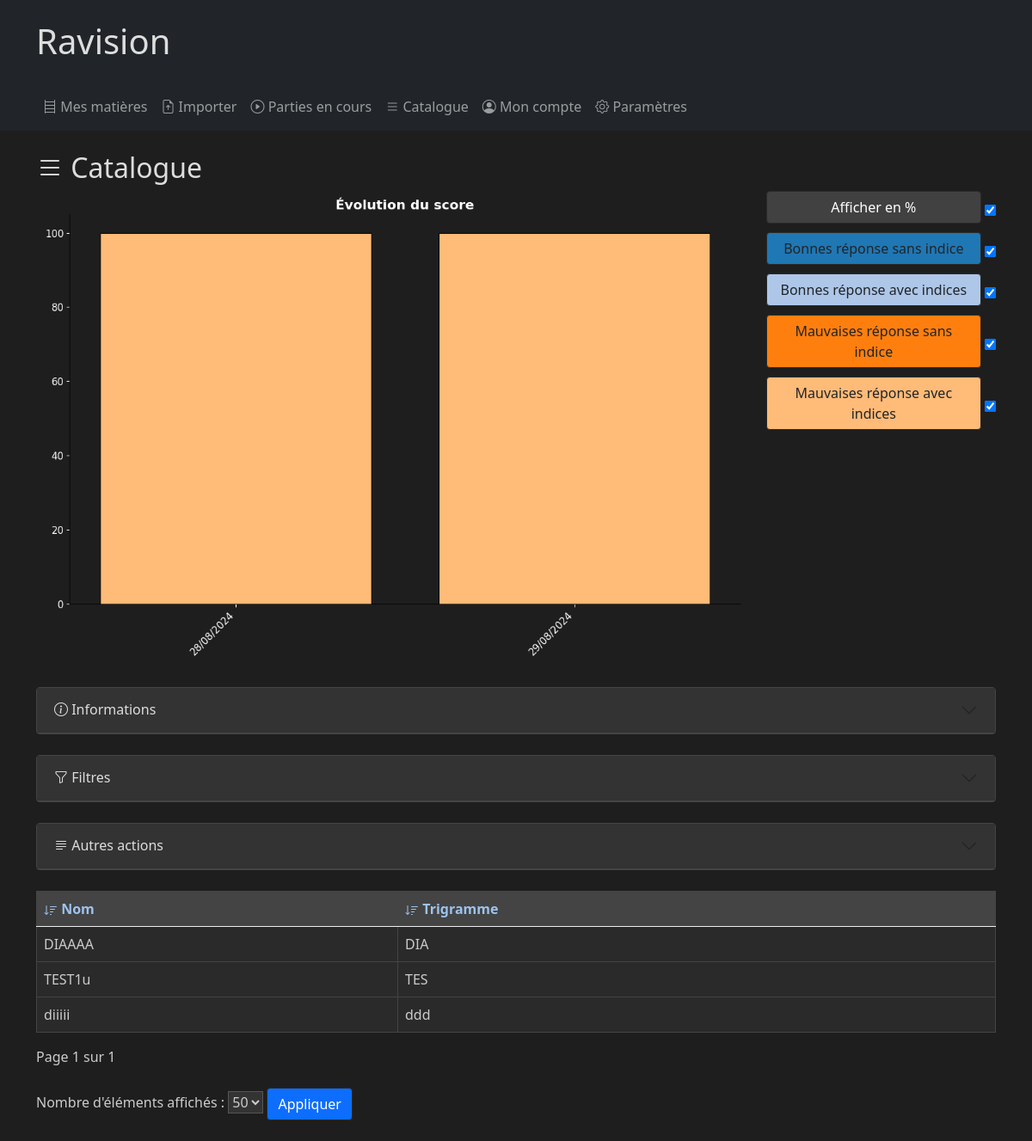
Screenshot of /quizz/catalogue/ (signed in) with the database file from the repository.
### quizz/models.py (models this page shows, shortened)
class Subject(models.Model):
    private = models.BooleanField(default=False)
    name = models.CharField(max_length = 255,default="")
    short_name = models.CharField(max_length = 3,default="",unique=True)
    user = models.ForeignKey(User, on_delete=models.CASCADE, null=True)
    creation_date = models.DateField(null=True, default=None, blank=True)
    last_change_date = models.DateField(null=True, default=None, blank=True)
    def as_dict(self):
        return {
            'name': self.name,
            'short_name': self.short_name
        }

### quizz/views.py (the view)
# urls.py: path('catalogue/', views.catalogue, name='catalogue'),
def catalogue(request):
    filterForm = SubjectFilterForm(request.GET)
    subjects = Subject.objects.filter(private=False)
    tests = Test.objects.filter(question__lecture__subject__in=subjects)
    if filterForm.is_valid():
        subjects = filterForm.filter_queryset(subjects)
    if request.user.is_authenticated:
        info = {_('Amount of subjects'):subjects.count(),
        _('Amount of lectures'):Lecture.objects.filter(subject__in=subjects).count(),
        _('Amount of questions'):Question.objects.filter(lecture__subject__in=subjects).count()}
        info, chart = get_info_chart(request,info,tests)
    else :
        info, chart = None, None
    subjects = paginate_children(request,subjects)
    fields = {'name':_('Name'),'short_name':_('Trigram')}
    action = 'catalogue'
    context = prepare_render_context(action, filterForm, subjects, request, fields, childurl='subject', chart=chart, gameurl=None, property=False, info=info)
    return update_page(request,chart,action,context)

### quizz/forms.py (called while the page is built)
    def filter_queryset(self, queryset, **kwargs):
        filters = {}
        for field in self.fields:
            if self.cleaned_data.get(field):
                filters[f"{field}__icontains"] = self.cleaned_data.get(field)
        return queryset.filter(**filters, **kwargs)

### quizz/utils.py (called while the page is built)
def get_custom_scores(tests, request):
    values = ['1', None]
    percentage = (request.GET.get('percentage') in values)
    show_correct_without_hint = (request.GET.get('show_correct_without_hint') in values)
    show_correct_with_hint = (request.GET.get('show_correct_with_hint') in values)
    show_incorrect_without_hint = (request.GET.get('show_incorrect_without_hint') in values)
    show_incorrect_with_hint = (request.GET.get('show_incorrect_with_hint') in values)
    return get_scores(tests, percentage, show_correct_without_hint, show_correct_with_hint, show_incorrect_without_hint, show_incorrect_with_hint, request.dark_mode)

def getChildrenPerPage(request):
    return request.GET.get('children_per_page', DEFAULT_PER_PAGE)

def ajax_check(request):
    return request.headers.get('X-Requested-With') == 'XMLHttpRequest'

def paginate_children(request,children):
    return paginate_queryset(children.order_by(f"{'-' if request.GET.get('order', 'asc') == 'desc' else ''}{request.GET.get('sort_by', 'name')}"), request, getChildrenPerPage(request))

def update_page(request,chart,action,context):
    if ajax_check(request):
        return update_chart(request,chart)
    return render(request, f'quizz/{action}.html', context)

def paginate_queryset(queryset, request, per_page=10):
    paginator = Paginator(queryset, per_page)
    page_number = request.GET.get('page')
    try:
        return paginator.page(page_number)
    except PageNotAnInteger:
        return paginator.page(1)
    except EmptyPage:
        return paginator.page(paginator.num_pages)

def all_test_count(tests,user_tests):
    return {_('Amount of attempts'):tests.count(),
            _('Amount of successful attempts'):tests.filter(correct=True).count(),
            _('My amount of attempts'):user_tests.count(),
            _('My amount of successful attempts'):user_tests.filter(correct=True).count()}

def get_info_chart(request,info,tests):
    user = request.user
    user_tests = tests.filter(user=user)
    chart = get_custom_scores(user_tests, request)
    info.update(all_test_count(tests,user_tests))
    return info, chart

### quizz/templates/quizz/catalogue.html
{% extends 'quizz/base.html' %}
{% load i18n %}
{% block content %}
<h2><i class="bi bi-list"></i> {%trans "Catalog"%}</h2>
{% include 'quizz/object.html' %}
{% endblock %}

### quizz/templates/quizz/object.html (shortened to what this page needs)
{% block content %}
{% load i18n %}
{% if chart %}
<div id="chart-container">
{% include 'quizz/object_content/graph.html' %}
<form method="get" id="score-form">
    <label for="percentage" id="label-percentage" class="btn label {% if request.GET.percentage in defaultvis %}label-white{% else %}label-grey{% endif %}">
        {% trans "show in percent" %}</label>
    <input type="checkbox" id="percentage" name="percentage" value="1"
        {% if request.GET.percentage in defaultvis %}checked{% endif %}
        onchange="submitFormAjax();toggleLabelColor('#label-percentage','label-white');">
    <br />
    <label for="show_correct_without_hint" id="label-cwo" class="btn label {% if request.GET.show_correct_without_hint in defaultvis %}label-navy{% else %}label-grey{% endif %}">{% trans "Good answers without hint" %}</label>
    <input type="checkbox" id="show_correct_without_hint" name="show_correct_without_hint" value="1"
        {% if request.GET.show_correct_without_hint in defaultvis %}checked{% endif %}
        onchange="submitFormAjax();toggleLabelColor('#label-cwo','label-navy');">
    <br />
    <label for="show_correct_with_hint" id="label-cwi" class="btn label {% if request.GET.show_correct_with_hint in defaultvis %}label-blue{% else %}label-grey{% endif %}">{% trans "Good answers with hint" %}</label>
    <input type="checkbox" id="show_correct_with_hint" name="show_correct_with_hint" value="1"
        {% if request.GET.show_correct_with_hint in defaultvis %}checked{% endif %}
        onchange="submitFormAjax();toggleLabelColor('#label-cwi','label-blue');">
    <br />
    <label for="show_incorrect_without_hint" id="label-iwo" class="btn label {% if request.GET.show_incorrect_without_hint in defaultvis %}label-red{% else %}label-grey{% endif %}">{% trans "Wrong answers without hint" %}</label>
    <input type="checkbox" id="show_incorrect_without_hint" name="show_incorrect_without_hint" value="1"
        {% if request.GET.show_incorrect_without_hint in defaultvis %}checked{% endif %}
        onchange="submitFormAjax();toggleLabelColor('#label-iwo','label-red');">
    <br />
    <label for="show_incorrect_with_hint" id="label-iwi" class="btn label {% if request.GET.show_incorrect_with_hint in defaultvis %}label-orange{% else %}label-grey{% endif %}">{% trans "Wrong answers with hint" %}</label>
    <input type="checkbox" id="show_incorrect_with_hint" name="show_incorrect_with_hint" value="1"
        {% if request.GET.show_incorrect_with_hint in defaultvis %}checked{% endif %}
        onchange="submitFormAjax();toggleLabelColor('#label-iwi','label-orange');">
</form>
</div>
{% endif %}
<br />
{% if info %}
{% include 'quizz/object_content/info.html'%}
{% endif %}
{% if forms.filter %}
<br />
<div class="accordion" id="filterAccordion2">
    <div class="accordion-item">
        <h2 class="accordion-header" id="filterHeading2">
            <button class="accordion-button collapsed" type="button" data-bs-toggle="collapse" data-bs-target="#filterCollapse2" aria-expanded="true" aria-controls="filterCollapse2">
                <i class="bi bi-funnel"></i>&nbsp;{%trans "Filters"%}
            </button>
        </h2>
    </div>
</div>
{% endif %}
<br />
<div class="accordion" id="filterAccordion3">
    <div class="accordion-item">
        <h2 class="accordion-header" id="filterHeading3">
            <button class="accordion-button collapsed" type="button" data-bs-toggle="collapse" data-bs-target="#filterCollapse3" aria-expanded="true" aria-controls="filterCollapse3">
                <i class="bi bi-justify-left"></i>&nbsp;{%trans "Other actions"%}
            </button>
        </h2>
    </div>
</div>
<br />
<table class="table">
    <thead>
        <tr>
            {% for field, label in fields.items %}
            <th>
                <a style="text-decoration:none" href="?sort_by={{ field }}&order={% if sort_by == field %}{% if order == 'desc' %}asc{% else %}desc{% endif %}{% else %}asc{% endif %}&children_per_page={{children_per_page}}">
                    <svg xmlns="http://www.w3.org/2000/svg" width="16" height="16" fill="currentColor" class="bi bi-sort-down{% if sort_by == field %} {% if order == 'desc' %}rotate180{% endif %}{% endif %}" viewBox="0 0 16 16">
                        <path d="M3.5 2.5a.5.5 0 0 0-1 0v8.793l-1.146-1.147a.5.5 0 0 0-.708.708l2 1.999.007.007a.497.497 0 0 0 .7-.006l2-2a.5.5 0 0 0-.707-.708L3.5 11.293zm3.5 1a.5.5 0 0 1 .5-.5h7a.5.5 0 0 1 0 1h-7a.5.5 0 0 1-.5-.5M7.5 6a.5.5 0 0 0 0 1h5a.5.5 0 0 0 0-1zm0 3a.5.5 0 0 0 0 1h3a.5.5 0 0 0 0-1zm0 3a.5.5 0 0 0 0 1h1a.5.5 0 0 0 0-1z"/>
                    </svg>
                 {{ label }}</a>
            </th>
            {% endfor %}
        </tr>
    </thead>
    <tbody>
        {% for object in children %}
        <tr class="object-row" data-url="{% url urls.child id=object.id%}">
            {% for key, value in object.as_dict.items %}
            <td>{{ value|default:"<span style='color: darkred;font-weight: bold;'>?</span>" }}</td>
            {% endfor %}
        </tr>
        {% endfor %}
    </tbody>
</table>
{% if children %}
<div class="pagination">
    <span class="step-links">
        <span class="current">
            {%trans "Page"%} {{ children.number }} {%trans "-page- of"%} {{ children.paginator.num_pages }}
        </span>
    </span>
</div>
<br />
<form method="get" action="{% if object.id %}{% url urls.action id=object.id%}{% else %}{% url urls.action %}{% endif %}">
    <label for="children_per_page">{%trans "Number of displayed elements"%} :</label>
    <select name="children_per_page" id="children_per_page">
        {% for option in amounts_of_children %}
            <option value="{{ option }}" {% if children_per_page == option %} selected {% endif %}>{{ option }}</option>
        {% endfor %}
    </select>
    <button type="submit" class="btn btn-primary">{%trans "Apply"%}</button>
</form>
<br />
{% endif %}
{% endblock %}

### quizz/static/quizz/style.css (style rules this page uses)
#chart-container { display: flex; flex-wrap: wrap; }
body.dark-mode { background-color: #1e1e1e; color: #ccc; }
body.dark-mode a { color: #9dc3ee; }
body.dark-mode .btn { border: 1px solid #2a2a2a; }
body.dark-mode input, body.dark-mode textarea, body.dark-mode select { background-color: #333; color: #ccc; border: 1px solid #555; }
body.dark-mode table th, body.dark-mode table td { border: 1px solid #444; }
body.dark-mode table { background-color: #2a2a2a; color: #ccc; }
body.dark-mode table th { background-color: #444; color: #eee; }
body.dark-mode h1, body.dark-mode h2, body.dark-mode h3, body.dark-mode h4, body.dark-mode h5, body.dark-mode h6 { color: #ddd; }
body.dark-mode .accordion-item { background-color: #2a2a2a; border: 1px solid #444; }
body.dark-mode .accordion-header { background-color: #333; border-bottom: 1px solid #444; }
body.dark-mode .accordion-button { background-color: #333; color: #ddd; border: none; }
.label { color:white; display: inline-block; width: 250px; padding: 10px; margin-bottom: 10px; text-align: left; cursor: pointer; border: 1px solid #ccc; border-radius: 5px; }
body.dark-mode .label-white { background-color: #414141; color: white; }
body.dark-mode .label-red { background-color: #ff7f0e; }
body.dark-mode .label-orange { background-color: #ffbb78; }
body.dark-mode .label-navy { background-color: #1f77b4; }
body.dark-mode .label-blue { background-color: #aec7e8; }

### rows the page displays
Subject: as_dict "DIAAAA" "DIA"
Subject: as_dict "TEST1u" "TES"
Subject: as_dict "diiiii" "ddd"

### other values shown
{{ label }} "Nom" "Trigramme"
{{ children.number }} "1"
{{ children.paginator.num_pages }} "1"
form field children_per_page "50"
